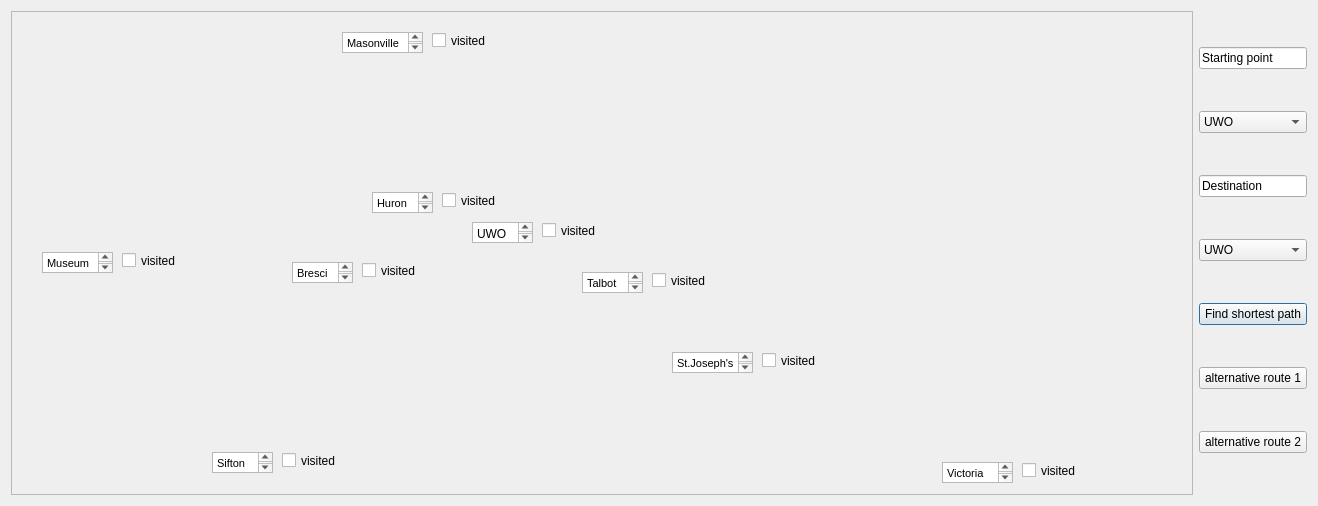
<?xml version="1.0" encoding="UTF-8"?>
<ui version="4.0">
 <class>pathDialog</class>
 <widget class="QDialog" name="pathDialog">
  <property name="geometry">
   <rect>
    <x>0</x>
    <y>0</y>
    <width>1318</width>
    <height>506</height>
   </rect>
  </property>
  <property name="windowTitle">
   <string>Picture</string>
  </property>
  <layout class="QHBoxLayout" name="horizontalLayout">
   <item>
    <widget class="QScrollArea" name="scrollArea">
     <property name="sizeAdjustPolicy">
      <enum>QAbstractScrollArea::AdjustIgnored</enum>
     </property>
     <property name="widgetResizable">
      <bool>true</bool>
     </property>
     <property name="alignment">
      <set>Qt::AlignCenter</set>
     </property>
     <widget class="QWidget" name="scrollAreaWidgetContents">
      <property name="geometry">
       <rect>
        <x>0</x>
        <y>0</y>
        <width>1157</width>
        <height>486</height>
       </rect>
      </property>
      <widget class="QCheckBox" name="checkBox">
       <property name="geometry">
        <rect>
         <x>530</x>
         <y>210</y>
         <width>61</width>
         <height>17</height>
        </rect>
       </property>
       <property name="text">
        <string>visited</string>
       </property>
      </widget>
      <widget class="QPlainTextEdit" name="plainTextEdit">
       <property name="geometry">
        <rect>
         <x>460</x>
         <y>210</y>
         <width>61</width>
         <height>21</height>
        </rect>
       </property>
       <property name="plainText">
        <string>UWO</string>
       </property>
      </widget>
      <widget class="QCheckBox" name="checkBox_2">
       <property name="geometry">
        <rect>
         <x>350</x>
         <y>250</y>
         <width>61</width>
         <height>17</height>
        </rect>
       </property>
       <property name="text">
        <string>visited</string>
       </property>
      </widget>
      <widget class="QTextEdit" name="textEdit">
       <property name="geometry">
        <rect>
         <x>360</x>
         <y>180</y>
         <width>61</width>
         <height>21</height>
        </rect>
       </property>
       <property name="html">
        <string>&lt;!DOCTYPE HTML PUBLIC &quot;-//W3C//DTD HTML 4.0//EN&quot; &quot;http://www.w3.org/TR/REC-html40/strict.dtd&quot;&gt;
&lt;html&gt;&lt;head&gt;&lt;meta name=&quot;qrichtext&quot; content=&quot;1&quot; /&gt;&lt;style type=&quot;text/css&quot;&gt;
p, li { white-space: pre-wrap; }
&lt;/style&gt;&lt;/head&gt;&lt;body style=&quot; font-family:'MS Shell Dlg 2'; font-size:8.25pt; font-weight:400; font-style:normal;&quot;&gt;
&lt;p style=&quot; margin-top:0px; margin-bottom:0px; margin-left:0px; margin-right:0px; -qt-block-indent:0; text-indent:0px;&quot;&gt;Huron&lt;/p&gt;&lt;/body&gt;&lt;/html&gt;</string>
       </property>
      </widget>
      <widget class="QTextEdit" name="textEdit_2">
       <property name="geometry">
        <rect>
         <x>930</x>
         <y>450</y>
         <width>71</width>
         <height>21</height>
        </rect>
       </property>
       <property name="html">
        <string>&lt;!DOCTYPE HTML PUBLIC &quot;-//W3C//DTD HTML 4.0//EN&quot; &quot;http://www.w3.org/TR/REC-html40/strict.dtd&quot;&gt;
&lt;html&gt;&lt;head&gt;&lt;meta name=&quot;qrichtext&quot; content=&quot;1&quot; /&gt;&lt;style type=&quot;text/css&quot;&gt;
p, li { white-space: pre-wrap; }
&lt;/style&gt;&lt;/head&gt;&lt;body style=&quot; font-family:'MS Shell Dlg 2'; font-size:8.25pt; font-weight:400; font-style:normal;&quot;&gt;
&lt;p style=&quot; margin-top:0px; margin-bottom:0px; margin-left:0px; margin-right:0px; -qt-block-indent:0; text-indent:0px;&quot;&gt;Victoria&lt;/p&gt;
&lt;p style=&quot; margin-top:0px; margin-bottom:0px; margin-left:0px; margin-right:0px; -qt-block-indent:0; text-indent:0px;&quot;&gt;Park&lt;/p&gt;&lt;/body&gt;&lt;/html&gt;</string>
       </property>
      </widget>
      <widget class="QCheckBox" name="checkBox_3">
       <property name="geometry">
        <rect>
         <x>430</x>
         <y>180</y>
         <width>61</width>
         <height>17</height>
        </rect>
       </property>
       <property name="text">
        <string>visited</string>
       </property>
      </widget>
      <widget class="QTextEdit" name="textEdit_3">
       <property name="geometry">
        <rect>
         <x>200</x>
         <y>440</y>
         <width>61</width>
         <height>21</height>
        </rect>
       </property>
       <property name="html">
        <string>&lt;!DOCTYPE HTML PUBLIC &quot;-//W3C//DTD HTML 4.0//EN&quot; &quot;http://www.w3.org/TR/REC-html40/strict.dtd&quot;&gt;
&lt;html&gt;&lt;head&gt;&lt;meta name=&quot;qrichtext&quot; content=&quot;1&quot; /&gt;&lt;style type=&quot;text/css&quot;&gt;
p, li { white-space: pre-wrap; }
&lt;/style&gt;&lt;/head&gt;&lt;body style=&quot; font-family:'MS Shell Dlg 2'; font-size:8.25pt; font-weight:400; font-style:normal;&quot;&gt;
&lt;p style=&quot; margin-top:0px; margin-bottom:0px; margin-left:0px; margin-right:0px; -qt-block-indent:0; text-indent:0px;&quot;&gt;Sifton&lt;/p&gt;
&lt;p style=&quot; margin-top:0px; margin-bottom:0px; margin-left:0px; margin-right:0px; -qt-block-indent:0; text-indent:0px;&quot;&gt;Bog&lt;/p&gt;&lt;/body&gt;&lt;/html&gt;</string>
       </property>
      </widget>
      <widget class="QTextEdit" name="textEdit_4">
       <property name="geometry">
        <rect>
         <x>330</x>
         <y>20</y>
         <width>81</width>
         <height>21</height>
        </rect>
       </property>
       <property name="html">
        <string>&lt;!DOCTYPE HTML PUBLIC &quot;-//W3C//DTD HTML 4.0//EN&quot; &quot;http://www.w3.org/TR/REC-html40/strict.dtd&quot;&gt;
&lt;html&gt;&lt;head&gt;&lt;meta name=&quot;qrichtext&quot; content=&quot;1&quot; /&gt;&lt;style type=&quot;text/css&quot;&gt;
p, li { white-space: pre-wrap; }
&lt;/style&gt;&lt;/head&gt;&lt;body style=&quot; font-family:'MS Shell Dlg 2'; font-size:8.25pt; font-weight:400; font-style:normal;&quot;&gt;
&lt;p style=&quot; margin-top:0px; margin-bottom:0px; margin-left:0px; margin-right:0px; -qt-block-indent:0; text-indent:0px;&quot;&gt;Masonville&lt;/p&gt;
&lt;p style=&quot; margin-top:0px; margin-bottom:0px; margin-left:0px; margin-right:0px; -qt-block-indent:0; text-indent:0px;&quot;&gt;Place&lt;/p&gt;&lt;/body&gt;&lt;/html&gt;</string>
       </property>
      </widget>
      <widget class="QTextEdit" name="textEdit_5">
       <property name="geometry">
        <rect>
         <x>280</x>
         <y>250</y>
         <width>61</width>
         <height>21</height>
        </rect>
       </property>
       <property name="html">
        <string>&lt;!DOCTYPE HTML PUBLIC &quot;-//W3C//DTD HTML 4.0//EN&quot; &quot;http://www.w3.org/TR/REC-html40/strict.dtd&quot;&gt;
&lt;html&gt;&lt;head&gt;&lt;meta name=&quot;qrichtext&quot; content=&quot;1&quot; /&gt;&lt;style type=&quot;text/css&quot;&gt;
p, li { white-space: pre-wrap; }
&lt;/style&gt;&lt;/head&gt;&lt;body style=&quot; font-family:'MS Shell Dlg 2'; font-size:8.25pt; font-weight:400; font-style:normal;&quot;&gt;
&lt;p style=&quot; margin-top:0px; margin-bottom:0px; margin-left:0px; margin-right:0px; -qt-block-indent:0; text-indent:0px;&quot;&gt;Brescia&lt;/p&gt;&lt;/body&gt;&lt;/html&gt;</string>
       </property>
      </widget>
      <widget class="QTextEdit" name="textEdit_6">
       <property name="geometry">
        <rect>
         <x>570</x>
         <y>260</y>
         <width>61</width>
         <height>21</height>
        </rect>
       </property>
       <property name="html">
        <string>&lt;!DOCTYPE HTML PUBLIC &quot;-//W3C//DTD HTML 4.0//EN&quot; &quot;http://www.w3.org/TR/REC-html40/strict.dtd&quot;&gt;
&lt;html&gt;&lt;head&gt;&lt;meta name=&quot;qrichtext&quot; content=&quot;1&quot; /&gt;&lt;style type=&quot;text/css&quot;&gt;
p, li { white-space: pre-wrap; }
&lt;/style&gt;&lt;/head&gt;&lt;body style=&quot; font-family:'MS Shell Dlg 2'; font-size:8.25pt; font-weight:400; font-style:normal;&quot;&gt;
&lt;p style=&quot; margin-top:0px; margin-bottom:0px; margin-left:0px; margin-right:0px; -qt-block-indent:0; text-indent:0px;&quot;&gt;Talbot&lt;/p&gt;&lt;/body&gt;&lt;/html&gt;</string>
       </property>
      </widget>
      <widget class="QTextEdit" name="textEdit_7">
       <property name="geometry">
        <rect>
         <x>660</x>
         <y>340</y>
         <width>81</width>
         <height>21</height>
        </rect>
       </property>
       <property name="html">
        <string>&lt;!DOCTYPE HTML PUBLIC &quot;-//W3C//DTD HTML 4.0//EN&quot; &quot;http://www.w3.org/TR/REC-html40/strict.dtd&quot;&gt;
&lt;html&gt;&lt;head&gt;&lt;meta name=&quot;qrichtext&quot; content=&quot;1&quot; /&gt;&lt;style type=&quot;text/css&quot;&gt;
p, li { white-space: pre-wrap; }
&lt;/style&gt;&lt;/head&gt;&lt;body style=&quot; font-family:'MS Shell Dlg 2'; font-size:8.25pt; font-weight:400; font-style:normal;&quot;&gt;
&lt;p style=&quot; margin-top:0px; margin-bottom:0px; margin-left:0px; margin-right:0px; -qt-block-indent:0; text-indent:0px;&quot;&gt;St.Joseph's&lt;/p&gt;
&lt;p style=&quot; margin-top:0px; margin-bottom:0px; margin-left:0px; margin-right:0px; -qt-block-indent:0; text-indent:0px;&quot;&gt;Hospital&lt;/p&gt;&lt;/body&gt;&lt;/html&gt;</string>
       </property>
      </widget>
      <widget class="QTextEdit" name="textEdit_8">
       <property name="geometry">
        <rect>
         <x>30</x>
         <y>240</y>
         <width>71</width>
         <height>21</height>
        </rect>
       </property>
       <property name="html">
        <string>&lt;!DOCTYPE HTML PUBLIC &quot;-//W3C//DTD HTML 4.0//EN&quot; &quot;http://www.w3.org/TR/REC-html40/strict.dtd&quot;&gt;
&lt;html&gt;&lt;head&gt;&lt;meta name=&quot;qrichtext&quot; content=&quot;1&quot; /&gt;&lt;style type=&quot;text/css&quot;&gt;
p, li { white-space: pre-wrap; }
&lt;/style&gt;&lt;/head&gt;&lt;body style=&quot; font-family:'MS Shell Dlg 2'; font-size:8.25pt; font-weight:400; font-style:normal;&quot;&gt;
&lt;p style=&quot; margin-top:0px; margin-bottom:0px; margin-left:0px; margin-right:0px; -qt-block-indent:0; text-indent:0px;&quot;&gt;Museum &lt;/p&gt;
&lt;p style=&quot; margin-top:0px; margin-bottom:0px; margin-left:0px; margin-right:0px; -qt-block-indent:0; text-indent:0px;&quot;&gt;Strathroy&lt;/p&gt;
&lt;p style=&quot; margin-top:0px; margin-bottom:0px; margin-left:0px; margin-right:0px; -qt-block-indent:0; text-indent:0px;&quot;&gt;Caradoc&lt;/p&gt;&lt;/body&gt;&lt;/html&gt;</string>
       </property>
      </widget>
      <widget class="QCheckBox" name="checkBox_4">
       <property name="geometry">
        <rect>
         <x>420</x>
         <y>20</y>
         <width>61</width>
         <height>17</height>
        </rect>
       </property>
       <property name="text">
        <string>visited</string>
       </property>
      </widget>
      <widget class="QCheckBox" name="checkBox_5">
       <property name="geometry">
        <rect>
         <x>270</x>
         <y>440</y>
         <width>61</width>
         <height>17</height>
        </rect>
       </property>
       <property name="text">
        <string>visited</string>
       </property>
      </widget>
      <widget class="QCheckBox" name="checkBox_11">
       <property name="geometry">
        <rect>
         <x>640</x>
         <y>260</y>
         <width>61</width>
         <height>17</height>
        </rect>
       </property>
       <property name="text">
        <string>visited</string>
       </property>
      </widget>
      <widget class="QCheckBox" name="checkBox_12">
       <property name="geometry">
        <rect>
         <x>750</x>
         <y>340</y>
         <width>61</width>
         <height>17</height>
        </rect>
       </property>
       <property name="text">
        <string>visited</string>
       </property>
      </widget>
      <widget class="QCheckBox" name="checkBox_13">
       <property name="geometry">
        <rect>
         <x>1010</x>
         <y>450</y>
         <width>61</width>
         <height>17</height>
        </rect>
       </property>
       <property name="text">
        <string>visited</string>
       </property>
      </widget>
      <widget class="QCheckBox" name="checkBox_14">
       <property name="geometry">
        <rect>
         <x>110</x>
         <y>240</y>
         <width>61</width>
         <height>17</height>
        </rect>
       </property>
       <property name="text">
        <string>visited</string>
       </property>
      </widget>
     </widget>
    </widget>
   </item>
   <item>
    <layout class="QVBoxLayout" name="verticalLayout">
     <item alignment="Qt::AlignHCenter">
      <widget class="QLineEdit" name="lineEdit">
       <property name="text">
        <string>Starting point</string>
       </property>
      </widget>
     </item>
     <item>
      <widget class="QComboBox" name="comboBox">
       <item>
        <property name="text">
         <string>UWO</string>
        </property>
       </item>
       <item>
        <property name="text">
         <string>Huron</string>
        </property>
       </item>
       <item>
        <property name="text">
         <string>Victoria</string>
        </property>
       </item>
       <item>
        <property name="text">
         <string>Sifton</string>
        </property>
       </item>
       <item>
        <property name="text">
         <string>Masonville</string>
        </property>
       </item>
       <item>
        <property name="text">
         <string>Brescia</string>
        </property>
       </item>
       <item>
        <property name="text">
         <string>Talbot</string>
        </property>
       </item>
       <item>
        <property name="text">
         <string>Hospital</string>
        </property>
       </item>
       <item>
        <property name="text">
         <string>Museum</string>
        </property>
       </item>
      </widget>
     </item>
     <item alignment="Qt::AlignHCenter">
      <widget class="QLineEdit" name="lineEdit_2">
       <property name="text">
        <string>Destination</string>
       </property>
      </widget>
     </item>
     <item>
      <widget class="QComboBox" name="comboBox2">
       <item>
        <property name="text">
         <string>UWO</string>
        </property>
       </item>
      </widget>
     </item>
     <item>
      <widget class="QPushButton" name="shortPath">
       <property name="text">
        <string>Find shortest path</string>
       </property>
      </widget>
     </item>
     <item>
      <widget class="QPushButton" name="alt1">
       <property name="text">
        <string>alternative route 1</string>
       </property>
      </widget>
     </item>
     <item>
      <widget class="QPushButton" name="alt2">
       <property name="text">
        <string>alternative route 2</string>
       </property>
      </widget>
     </item>
    </layout>
   </item>
  </layout>
 </widget>
 <resources/>
 <connections/>
</ui>
